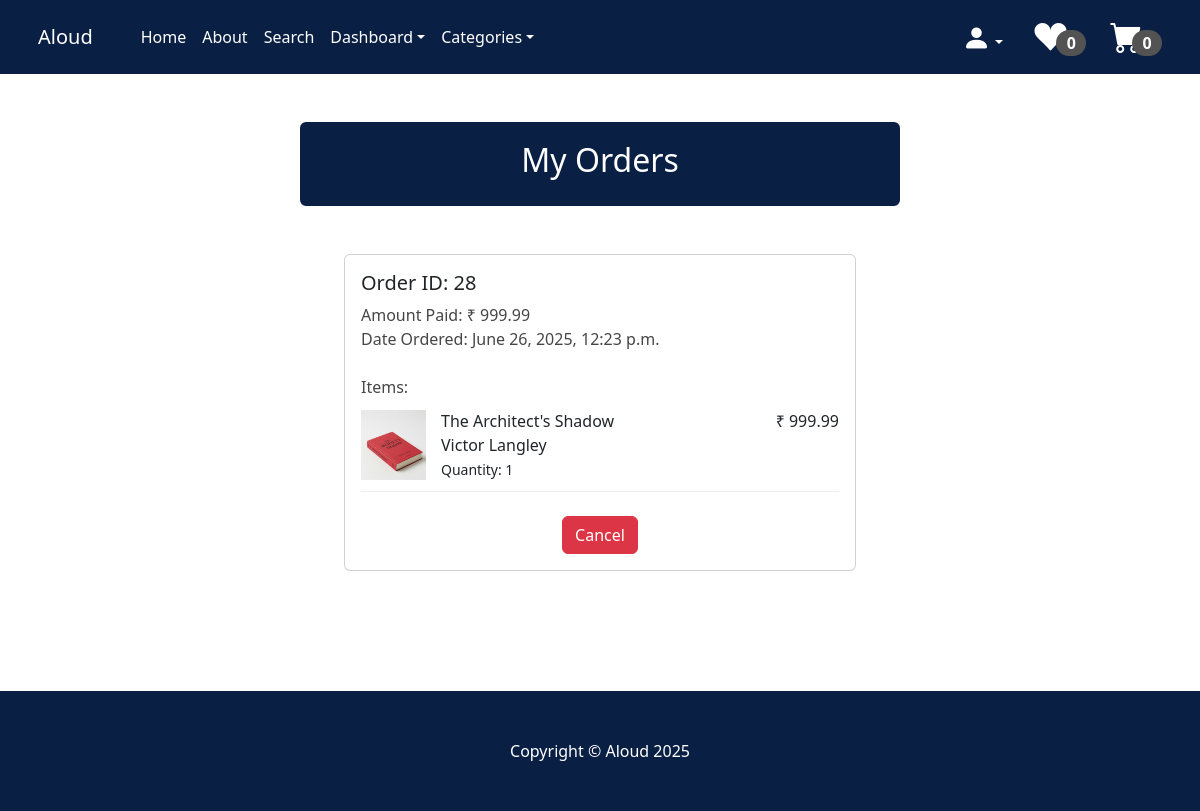
The page /my_orders/ (signed in) on the database its author committed.
### payment/models.py (models this page shows, shortened)
class Order(models.Model):
    user = models.ForeignKey(User, on_delete=models.CASCADE, null=True, blank=True)
    full_name=models.CharField(max_length=300)
    email=models.EmailField(max_length=250)
    phone=models.CharField(max_length=20)
    shipping_address=models.TextField(max_length=10000)
    amount_paid=models.DecimalField(max_digits=10, decimal_places=2)
    date_ordered=models.DateTimeField(auto_now_add=True)
    shipped = models.BooleanField(default=False)
    date_shipped = models.DateTimeField(blank=True, null=True)

class OrderItem(models.Model):
    order = models.ForeignKey(Order, on_delete=models.CASCADE, null=True)
    product = models.ForeignKey(Product, on_delete=models.CASCADE, null=True)
    user = models.ForeignKey(User, on_delete=models.CASCADE, null=True, blank=True)
    quantity = models.PositiveBigIntegerField(default=1)
    price = models.DecimalField(max_digits=10, decimal_places=2)

### store/models.py (models this page shows, shortened)
class Product(models.Model):
    book_id = models.CharField(max_length=10)
    name = models.CharField(max_length=50)
    author = models.CharField(max_length=50)
    price = models.DecimalField(default=0, decimal_places=2, max_digits=9)
    category = models.ForeignKey(Category, on_delete=models.CASCADE, default=1)
    stock = models.PositiveIntegerField(null=False, blank=False, default=0)
    description = models.TextField(max_length=1000, default='', blank=True, null=True)
    image = models.ImageField(upload_to='uploads/product')
    is_sale = models.BooleanField(default=False)
    sale_price = models.DecimalField(default=0, decimal_places=2, max_digits=9)

### store/views.py (the view)
# urls.py: path('my_orders/', views.my_orders, name = 'my_orders'),
def my_orders(request):
    if request.user.is_authenticated:
        user = request.user
        orders = Order.objects.filter(user=user).order_by('-id')
        orders_with_items = []
        for order in orders:
            items = OrderItem.objects.filter(order=order)
            orders_with_items.append({
                'order': order,
                'items': items
            })
        return render(request, 'my_orders.html', {'orders': orders, 'orders_with_items': orders_with_items })
    else:
        messages.success(request, 'Access denied to this page')
        return redirect('home')

### cart/cart.py (called while the page is built)
    def __len__(self):
        return sum(self.cart.values())

### cart/context_processors.py (called while the page is built)
def cart(request):
    return{'cart':Cart(request)}

### store/context_processors.py (called while the page is built)
def categories_processor(request):
    return {
        'categories': Category.objects.all()
    }

### store/models.py (called while the page is built)
    def __str__(self):
        return self.name

### wishlist/context_processors.py (called while the page is built)
def wishlist(request):
    wishlist = Wishlist(request)
    return {
        'wishlist': wishlist.wishlist  # or just 'wishlist': wishlist to use its methods
    }

### store/templates/my_orders.html (shortened to what this page needs)
{% extends 'base.html' %}
{% block content %}
<div class="container">
  <div class="row">
    <center>
      <div class="col-12">
        <br/><br/>
        <div class="card" style="width: 600px; border-width: 3px; border-color: #0a1f44;">
          <div class="card-body" style="background: #0a1f44;">
            <h2 style="color: white;">My Orders</h2>
          </div>
        </div>
        <br/><br/>
        {% if orders_with_items %}
          {% for group in orders_with_items %}
            {% with order=group.order items=group.items %}
              <div class="card" style="width: 32rem;">
                <div class="card-body" style="text-align: left;">
                  <h5>Order ID: {{ order.id }}</h5>
                  <b style="color: rgb(71, 70, 70); font-weight: 400;">Amount Paid:</b>
                  <b style="color: rgb(71, 70, 70); font-weight: 300;">₹ {{ order.amount_paid }}</b><br/>
                  {% if order.date_shipped %}
                    <b style="color: rgb(71, 70, 70); font-weight: 400;">Date Ordered:</b>
                    <b style="color: rgb(71, 70, 70); font-weight: 300;">{{ order.date_ordered }}</b><br/>
                    <b style="color: rgb(71, 70, 70); font-weight: 400;">Date Shipped:</b>
                    <b style="color: rgb(71, 70, 70); font-weight: 300;">{{ order.date_shipped }}</b><br/>
                  {% else %}
                    <b style="color: rgb(71, 70, 70); font-weight: 400;">Date Ordered:</b>
                    <b style="color: rgb(71, 70, 70); font-weight: 300;">{{ order.date_ordered }}</b><br/><br/>
                  {% endif %}
                  <b style="color: rgb(71, 70, 70); font-weight: 400;">Items:</b><br/>
                  {% for item in items %}
                    <div class="item-container">
                      <div class="item-image">
                        <img src="{{ item.product.image.url }}" alt="{{ item.product.name }}">
                      </div>
                      <div class="item-details">
                        <div class="item-left">
                          <b style="font-weight: 500;">{{ item.product.name }}</b><br/>
                          {{ item.product.author }}<br/>
                          <small>Quantity: {{ item.quantity }}</small>
                        </div>
                        <div class="item-right">
                          ₹ {{ item.price }}
                        </div>
                      </div>
                    </div>
                  {% endfor %}
                  <br/>
                  {% if not order.shipped %}
                    <center><a href="{% url 'cancel_order' order.pk %}" class="btn btn-danger">Cancel</a></center>
                  {% else %}
                    <p style="font-size:x-small; color: grey;">Shipped Orders are non-cancellable</p>
                  {% endif %}
                </div>
              </div>
              <br/>
            {% endwith %}
          {% endfor %}
        {% else %}
          No Orders Yet
        {% endif %}
        <br/><br/><br/><br/>
      </div>
    </center>
  </div>
</div>
{% endblock %}

### store/templates/navbar.html (style rules this page uses)
.container a { color: white; transition: color 0.3s ease; }

### store/templates/my_orders.html (style rules this page uses)
.item-container { display: flex; align-items: center; justify-content: space-between; border-bottom: 1px solid #eee; padding: 10px 0; }
.item-image { flex: 0 0 auto; margin-right: 15px; }
.item-image img { height: 70px; width: 65px; }
.item-details { flex-grow: 1; display: flex; justify-content: space-between; width: 100%; }
.item-left { text-align: left; }
.item-right { text-align: right; white-space: nowrap; margin-left: 20px; }

### rows shown on the page
Order: order.id "28", order.amount_paid "999.99", order.date_ordered "June 26, 2025, 12:23 p.m.", shipped "Cancel"
OrderItem: product.image (picture), product.name "The Architect's Shadow", product.author "Victor Langley", quantity "1", price "999.99"

### other values the page prints
{{ wishlist|length }} "0"
{{ cart|length }} "0"
